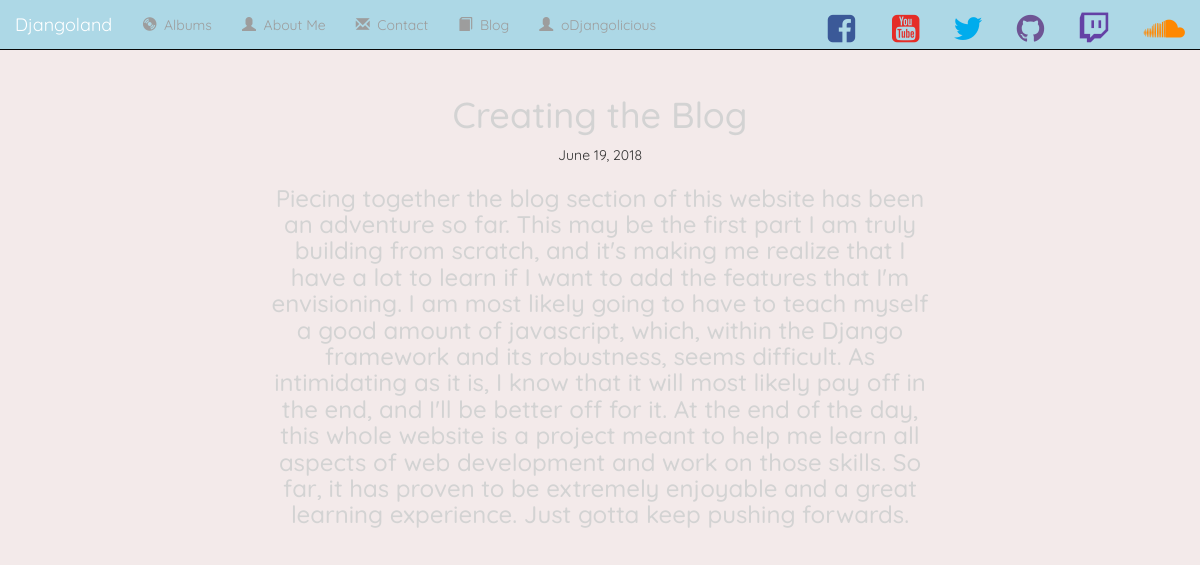
/BlogApp/6/ (signed in), run on the app's committed database.
### BlogApp/models.py (models this page shows, shortened)
class BlogPost(models.Model):
    title = models.CharField(max_length=100)
    post = models.CharField(max_length=10000)
    link = models.URLField(max_length=1000, null=True, blank=True)
    img = models.URLField(max_length=1000, null=True, blank=True)
    date_added = models.CharField(max_length=20, null=True, blank=True)
    liked = models.BooleanField(default=False)

### BlogApp/views.py (the view)
# urls.py: path('<int:pk>/', BlogApp.views.PostView.as_view(), name='post-detail'),
class PostView(generic.DetailView):
    model = BlogPost
    template_name = 'Blog/post.html'
    context_object_name = 'post'

### BlogApp/templates/Blog/post.html (shortened to what this page needs)
{% extends 'base.html' %}
{% load staticfiles %}
{% block body %}
<body>
    <center>
        <div class="container">
            <div class="row">
                <h1><bold>{{ post.title }}</bold></h1>
                {% if post.date_added %}
                    <span>{{ post.date_added }}</span>
                {% endif %}
            </div>
            <div class="row">
                <h3 style="color:lightgrey; margin-left:250px; margin-right:250px">{{ post.post }}</h3>
            </div>
        </div>
    </center>
</body>
{% endblock %}

### templates/base.html (shortened to what this page needs)
<!DOCTYPE html>
<html lang="en">
<head>
    <link rel="stylesheet" href="https://maxcdn.bootstrapcdn.com/bootstrap/3.3.6/css/bootstrap.min.css">
    <link href="https://maxcdn.bootstrapcdn.com/font-awesome/4.2.0/css/font-awesome.min.css" rel="stylesheet">
    {% load staticfiles %}
    <link rel="stylesheet" type="text/css" href="{% static 'My_Songs/style.css' %}" />
</head>
<body data-spy="scroll" data-target=".navbar" data-offset="50">
    <nav class="navbar navbar-inverse navbar-fixed-top">
        <div class="container-fluid">
            <div class="navbar-header">
                <a class="navbar-brand" href="{% url 'My_Songs:index' %}">Djangoland</a>
            </div>
            <div class="collapse navbar-collapse" id="topNavBar">
                <ul class="nav navbar-nav">
                    <li class="">
                        <a href="/My_Songs/album_page/">
                            <span class="glyphicon glyphicon-cd" aria-hidden="true"></span>&nbsp; Albums
                        </a>
                    </li>
                    <li class="">
                        <a href="/My_Songs/songs/">
                            <span class="glyphicon glyphicon-user" aria-hidden="true"></span>&nbsp; About Me
                        </a>
                    </li>
                    <li class="">
                        <a href="https://www.youtube.com/channel/UCpKvmRgD_AFG4b534sG0nXA?view_as=subscriber" target="_blank">
                            <span class="glyphicon glyphicon-envelope" aria-hidden="true"></span>&nbsp; Contact
                        </a>
                    </li>
                    <li class="">
                        <a href="/BlogApp/">
                            <span class="glyphicon glyphicon-book" aria-hidden="true"></span>&nbsp; Blog
                        </a>
                    </li>
                    <li class="">
                        {% if user.is_authenticated %}
                           <a href="/user/">
                               <span class="glyphicon glyphicon-user" aria-hidden="true"></span>&nbsp; {{ user.username }}
                           </a>
                        {% else %}
                            <a href="/login/">
                                <span class="glyphicon glyphicon-user" aria-hidden="true"></span>&nbsp; Login
                            </a>
                        {% endif %}
                    </li>
                </ul>
                <form class ="navbar-form navbar-right" role="search" method="get" action="">
                    <div>
                        <a href="https://www.facebook.com/owen.carpenter.50?ref=bookmarks" target="_blank"><i class="fa fa-facebook-square" style="font-size:32px; color:#3B5998; margin-left:23px; margin-bottom:20px"></i></a>
                        <a href="https://www.youtube.com/channel/UCpKvmRgD_AFG4b534sG0nXA?view_as=subscriber" target="_blank"><i class="fa fa-youtube-square" style="font-size:32px; color:#e52d27; margin-left:33px; margin-top:5px"></i></a>
                        <a href="https://twitter.com/Unfold_Reality" target="_blank"><i class="fa fa-twitter" style="font-size:32px; color:#00aced; margin-left:30px; margin-top:5px"></i></a>
                        <a href="https://github.com/oFrusch" target="_blank"><i class="fa fa-github" style="font-size:32px; color:#6e5494; margin-left:30px; margin-top:5px"></i></a>
                        <a href="https://www.twitch.tv/odjangolicious" target="_blank"><i class="fa fa-twitch" style="font-size:32px; color:#6441a5; margin-left:30px; margin-top:5px"></i></a>
                        <a href="https://soundcloud.com/owen-carpenter-2/" target="_blank"><i class="	fa fa-soundcloud" style="font-size:32px; color:#ff8800; margin-left:30px; margin-top:5px"></i></a>
                    </div>
                </form>
            </div>
        </div>
    </nav>
    {% block body %}
    {% endblock %}
</body>
</html>

### My_Songs/static/My_Songs/style.css (style rules this page uses)
body { margin-top:75px; margin-bottom:50px; background-color: #F3EAEA; background-image: none; font-family: 'Quicksand', sans-serif; }
h1 { color:lightgrey; }
h3 { color:lightgrey; }
.navbar { border-radius: 20; text-color:; background-color:lightblue; position:fixed; width: 100%; height:5%; }
.navbar-brand { font-family: 'Quicksand', sans-serif; }

### data on the page
BlogPost: title "Creating the Blog", date_added "June 19, 2018", post "Piecing together the blog section of this website has been an adventure so far. This may be the first part I am truly building from scratch, and it's making me realize that I have a lot to learn if I want to add the features that I'm envisioning. I am most likely going to have to teach myself a good amount of javascript, which, within the Django framework and its robustness, seems difficult. As intimidating as it is, I know that it will most likely pay off in the end, and I'll be better off for it. At the end of the day, this whole website is a project meant to help me learn all aspects of web development and work on those skills. So far, it has proven to be extremely enjoyable and a great…"

### other printed values
{{ user.username }} "oDjangolicious"
